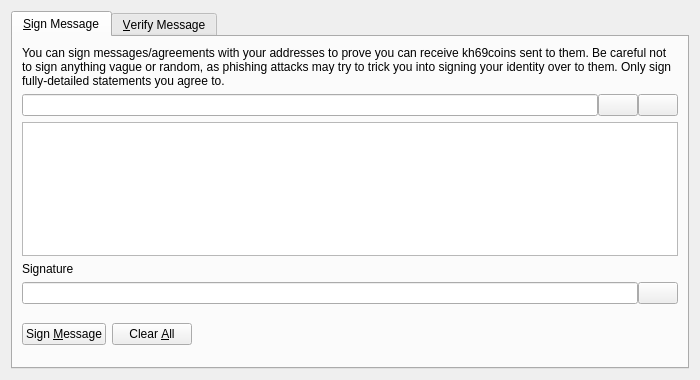
<?xml version="1.0" encoding="UTF-8"?>
<ui version="4.0">
 <class>SignVerifyMessageDialog</class>
 <widget class="QDialog" name="SignVerifyMessageDialog">
  <property name="geometry">
   <rect>
    <x>0</x>
    <y>0</y>
    <width>700</width>
    <height>380</height>
   </rect>
  </property>
  <property name="windowTitle">
   <string>Signatures - Sign / Verify a Message</string>
  </property>
  <property name="modal">
   <bool>true</bool>
  </property>
  <layout class="QVBoxLayout" name="verticalLayout">
   <item>
    <widget class="QTabWidget" name="tabWidget">
     <property name="currentIndex">
      <number>0</number>
     </property>
     <widget class="QWidget" name="tabSignMessage">
      <attribute name="title">
       <string>&amp;Sign Message</string>
      </attribute>
      <layout class="QVBoxLayout" name="verticalLayout_SM">
       <item>
        <widget class="QLabel" name="infoLabel_SM">
         <property name="text">
          <string>You can sign messages/agreements with your addresses to prove you can receive kh69coins sent to them. Be careful not to sign anything vague or random, as phishing attacks may try to trick you into signing your identity over to them. Only sign fully-detailed statements you agree to.</string>
         </property>
         <property name="textFormat">
          <enum>Qt::PlainText</enum>
         </property>
         <property name="wordWrap">
          <bool>true</bool>
         </property>
        </widget>
       </item>
       <item>
        <layout class="QHBoxLayout" name="horizontalLayout_1_SM">
         <property name="spacing">
          <number>0</number>
         </property>
         <item>
          <widget class="QValidatedLineEdit" name="addressIn_SM">
           <property name="toolTip">
            <string>The Kh69coin address to sign the message with</string>
           </property>
          </widget>
         </item>
         <item>
          <widget class="QPushButton" name="addressBookButton_SM">
           <property name="toolTip">
            <string>Choose previously used address</string>
           </property>
           <property name="text">
            <string/>
           </property>
           <property name="icon">
            <iconset resource="../bitcoin.qrc">
             <normaloff>:/icons/address-book</normaloff>:/icons/address-book</iconset>
           </property>
           <property name="shortcut">
            <string>Alt+A</string>
           </property>
           <property name="autoDefault">
            <bool>false</bool>
           </property>
          </widget>
         </item>
         <item>
          <widget class="QPushButton" name="pasteButton_SM">
           <property name="toolTip">
            <string>Paste address from clipboard</string>
           </property>
           <property name="text">
            <string/>
           </property>
           <property name="icon">
            <iconset resource="../bitcoin.qrc">
             <normaloff>:/icons/editpaste</normaloff>:/icons/editpaste</iconset>
           </property>
           <property name="shortcut">
            <string>Alt+P</string>
           </property>
           <property name="autoDefault">
            <bool>false</bool>
           </property>
          </widget>
         </item>
        </layout>
       </item>
       <item>
        <widget class="QPlainTextEdit" name="messageIn_SM">
         <property name="toolTip">
          <string>Enter the message you want to sign here</string>
         </property>
        </widget>
       </item>
       <item>
        <widget class="QLabel" name="signatureLabel_SM">
         <property name="text">
          <string>Signature</string>
         </property>
         <property name="textFormat">
          <enum>Qt::PlainText</enum>
         </property>
        </widget>
       </item>
       <item>
        <layout class="QHBoxLayout" name="horizontalLayout_2_SM">
         <property name="spacing">
          <number>0</number>
         </property>
         <item>
          <widget class="QLineEdit" name="signatureOut_SM">
           <property name="font">
            <font>
             <italic>true</italic>
            </font>
           </property>
           <property name="readOnly">
            <bool>true</bool>
           </property>
          </widget>
         </item>
         <item>
          <widget class="QPushButton" name="copySignatureButton_SM">
           <property name="toolTip">
            <string>Copy the current signature to the system clipboard</string>
           </property>
           <property name="text">
            <string/>
           </property>
           <property name="icon">
            <iconset resource="../bitcoin.qrc">
             <normaloff>:/icons/editcopy</normaloff>:/icons/editcopy</iconset>
           </property>
           <property name="autoDefault">
            <bool>false</bool>
           </property>
          </widget>
         </item>
        </layout>
       </item>
       <item>
        <layout class="QHBoxLayout" name="horizontalLayout_3_SM">
         <item>
          <widget class="QPushButton" name="signMessageButton_SM">
           <property name="toolTip">
            <string>Sign the message to prove you own this Kh69coin address</string>
           </property>
           <property name="text">
            <string>Sign &amp;Message</string>
           </property>
           <property name="icon">
            <iconset resource="../bitcoin.qrc">
             <normaloff>:/icons/edit</normaloff>:/icons/edit</iconset>
           </property>
           <property name="autoDefault">
            <bool>false</bool>
           </property>
          </widget>
         </item>
         <item>
          <widget class="QPushButton" name="clearButton_SM">
           <property name="toolTip">
            <string>Reset all sign message fields</string>
           </property>
           <property name="text">
            <string>Clear &amp;All</string>
           </property>
           <property name="icon">
            <iconset resource="../bitcoin.qrc">
             <normaloff>:/icons/remove</normaloff>:/icons/remove</iconset>
           </property>
           <property name="autoDefault">
            <bool>false</bool>
           </property>
          </widget>
         </item>
         <item>
          <spacer name="horizontalSpacer_1_SM">
           <property name="orientation">
            <enum>Qt::Horizontal</enum>
           </property>
           <property name="sizeHint" stdset="0">
            <size>
             <width>40</width>
             <height>48</height>
            </size>
           </property>
          </spacer>
         </item>
         <item>
          <widget class="QLabel" name="statusLabel_SM">
           <property name="font">
            <font>
             <weight>75</weight>
             <bold>true</bold>
            </font>
           </property>
           <property name="text">
            <string/>
           </property>
           <property name="wordWrap">
            <bool>true</bool>
           </property>
          </widget>
         </item>
         <item>
          <spacer name="horizontalSpacer_2_SM">
           <property name="orientation">
            <enum>Qt::Horizontal</enum>
           </property>
           <property name="sizeHint" stdset="0">
            <size>
             <width>40</width>
             <height>48</height>
            </size>
           </property>
          </spacer>
         </item>
        </layout>
       </item>
      </layout>
     </widget>
     <widget class="QWidget" name="tabVerifyMessage">
      <attribute name="title">
       <string>&amp;Verify Message</string>
      </attribute>
      <layout class="QVBoxLayout" name="verticalLayout_VM">
       <item>
        <widget class="QLabel" name="infoLabel_VM">
         <property name="text">
          <string>Enter the receiver's address, message (ensure you copy line breaks, spaces, tabs, etc. exactly) and signature below to verify the message. Be careful not to read more into the signature than what is in the signed message itself, to avoid being tricked by a man-in-the-middle attack. Note that this only proves the signing party receives with the address, it cannot prove sendership of any transaction!</string>
         </property>
         <property name="textFormat">
          <enum>Qt::PlainText</enum>
         </property>
         <property name="alignment">
          <set>Qt::AlignLeading|Qt::AlignLeft|Qt::AlignTop</set>
         </property>
         <property name="wordWrap">
          <bool>true</bool>
         </property>
        </widget>
       </item>
       <item>
        <layout class="QHBoxLayout" name="horizontalLayout_1_VM">
         <property name="spacing">
          <number>0</number>
         </property>
         <item>
          <widget class="QValidatedLineEdit" name="addressIn_VM">
           <property name="toolTip">
            <string>The Kh69coin address the message was signed with</string>
           </property>
          </widget>
         </item>
         <item>
          <widget class="QPushButton" name="addressBookButton_VM">
           <property name="toolTip">
            <string>Choose previously used address</string>
           </property>
           <property name="text">
            <string/>
           </property>
           <property name="icon">
            <iconset resource="../bitcoin.qrc">
             <normaloff>:/icons/address-book</normaloff>:/icons/address-book</iconset>
           </property>
           <property name="shortcut">
            <string>Alt+A</string>
           </property>
           <property name="autoDefault">
            <bool>false</bool>
           </property>
          </widget>
         </item>
        </layout>
       </item>
       <item>
        <widget class="QPlainTextEdit" name="messageIn_VM"/>
       </item>
       <item>
        <widget class="QValidatedLineEdit" name="signatureIn_VM"/>
       </item>
       <item>
        <layout class="QHBoxLayout" name="horizontalLayout_2_VM">
         <item>
          <widget class="QPushButton" name="verifyMessageButton_VM">
           <property name="toolTip">
            <string>Verify the message to ensure it was signed with the specified Kh69coin address</string>
           </property>
           <property name="text">
            <string>Verify &amp;Message</string>
           </property>
           <property name="icon">
            <iconset resource="../bitcoin.qrc">
             <normaloff>:/icons/transaction_0</normaloff>:/icons/transaction_0</iconset>
           </property>
           <property name="autoDefault">
            <bool>false</bool>
           </property>
          </widget>
         </item>
         <item>
          <widget class="QPushButton" name="clearButton_VM">
           <property name="toolTip">
            <string>Reset all verify message fields</string>
           </property>
           <property name="text">
            <string>Clear &amp;All</string>
           </property>
           <property name="icon">
            <iconset resource="../bitcoin.qrc">
             <normaloff>:/icons/remove</normaloff>:/icons/remove</iconset>
           </property>
           <property name="autoDefault">
            <bool>false</bool>
           </property>
          </widget>
         </item>
         <item>
          <spacer name="horizontalSpacer_1_VM">
           <property name="orientation">
            <enum>Qt::Horizontal</enum>
           </property>
           <property name="sizeHint" stdset="0">
            <size>
             <width>40</width>
             <height>48</height>
            </size>
           </property>
          </spacer>
         </item>
         <item>
          <widget class="QLabel" name="statusLabel_VM">
           <property name="font">
            <font>
             <weight>75</weight>
             <bold>true</bold>
            </font>
           </property>
           <property name="text">
            <string/>
           </property>
           <property name="wordWrap">
            <bool>true</bool>
           </property>
          </widget>
         </item>
         <item>
          <spacer name="horizontalSpacer_2_VM">
           <property name="orientation">
            <enum>Qt::Horizontal</enum>
           </property>
           <property name="sizeHint" stdset="0">
            <size>
             <width>40</width>
             <height>48</height>
            </size>
           </property>
          </spacer>
         </item>
        </layout>
       </item>
      </layout>
     </widget>
    </widget>
   </item>
  </layout>
 </widget>
 <customwidgets>
  <customwidget>
   <class>QValidatedLineEdit</class>
   <extends>QLineEdit</extends>
   <header>qt/qvalidatedlineedit.h</header>
  </customwidget>
 </customwidgets>
 <resources>
  <include location="../bitcoin.qrc"/>
 </resources>
 <connections/>
</ui>
